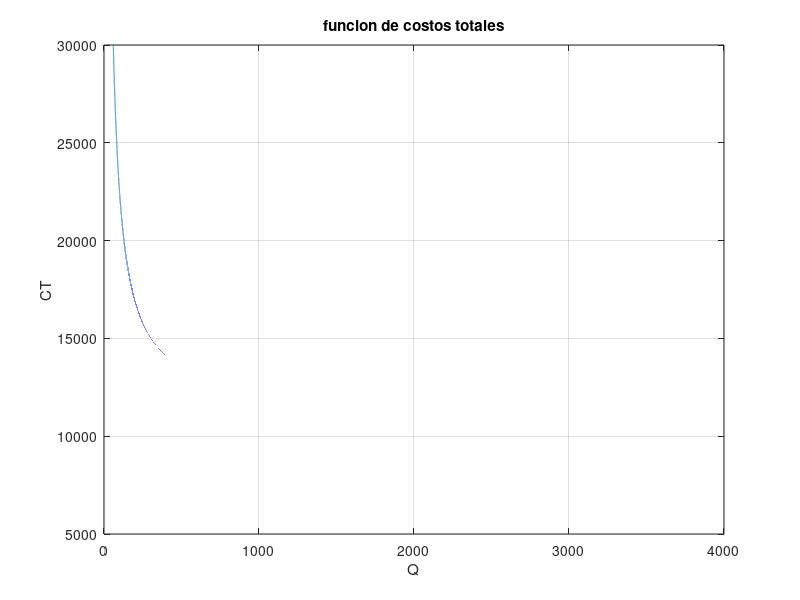

Recreate this plot in MATLAB.
D = 9000;%unidad/año
Co = 125;%Bs/orden
r = 0.20; %Bs/(Bs.año.unidad) %unidad??

Q = {%unidades
Q1 = [0:0.01:1999];
Q2 = [2000:0.01:4000]
};
Q12 = [Q1 Q2];

C = {%Bs/unidad
C1 = 1.25;
C2 = 1.80
};

output_precision(3)

t = 1;
while t <= 2
  CO = Co*(D./Q{t});%Bs/año
  CP = (r*C{t})*(Q{t}/2);%Bs/año
  CT = CO + CP + C{t}*D;%Bs/año                                    Bs*unidad = Bs
  plot(Q{t},CT)
  hold on
  [minCT,i] = min(CT)%Bs/año
  QminCT = Q12(i)%unidaes
  TminCT = (QminCT/D)*12%meses
t = t + 1;
endwhile
   axis([0,4000,5000,30000])
 %  axis([2000,3000,15000,20000])
   title("funcion de costos totales")
   ylabel "CT"
   xlabel "Q"
   grid
   
   disp("resp")
   